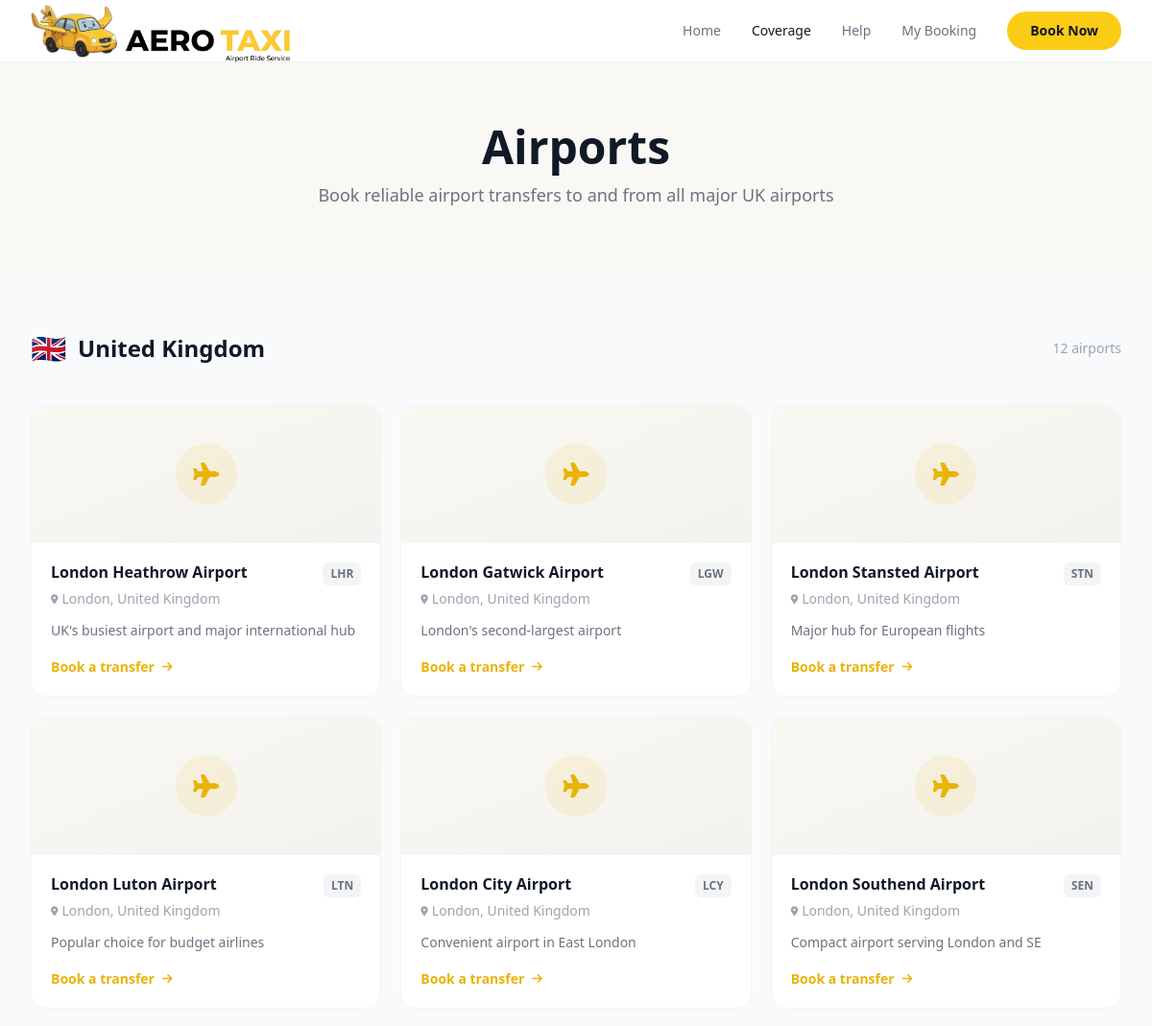
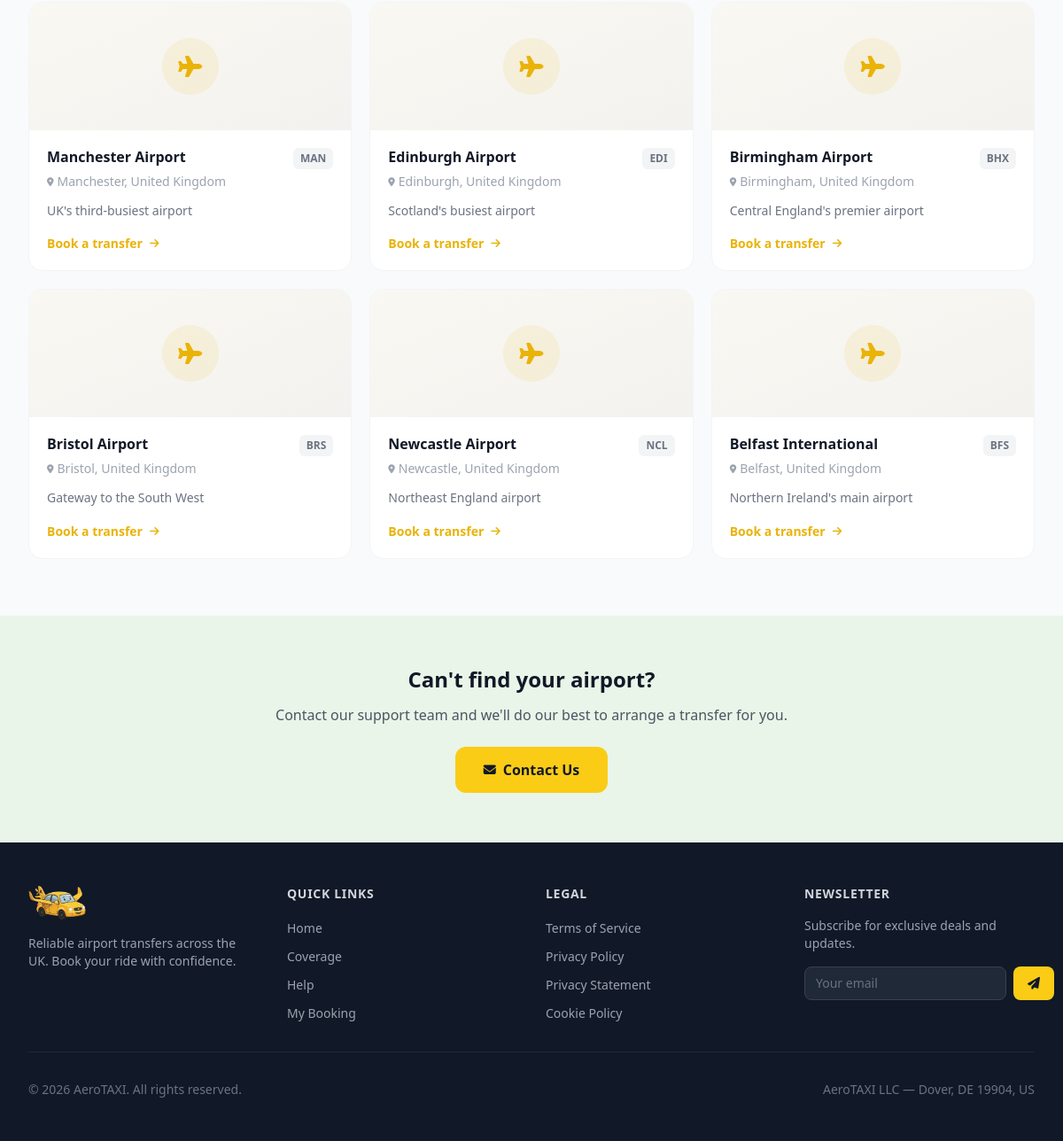
Page /coverage on the committed database (2 pictures, top to bottom).
### tables this page shows
CREATE TABLE IF NOT EXISTS airports (
  id BIGINT UNSIGNED PRIMARY KEY AUTO_INCREMENT,
  code VARCHAR(10) UNIQUE NOT NULL,
  name VARCHAR(255) NOT NULL,
  city VARCHAR(255) NOT NULL,
  country VARCHAR(255) NOT NULL,
  description TEXT,
  image VARCHAR(255),
  sort_order INT DEFAULT 0,
  created_at TIMESTAMP DEFAULT CURRENT_TIMESTAMP,
  updated_at TIMESTAMP DEFAULT CURRENT_TIMESTAMP ON UPDATE CURRENT_TIMESTAMP,
  INDEX idx_code (code),
  INDEX idx_sort_order (sort_order)
);

### public/index.php (called while the page is built, shortened)
<?php
$route = router();
$route->get('/', 'pages/home.php');
$route->get('/coverage', 'pages/coverage.php');
$route->get('/help', 'pages/help.php');
$route->get('/your-ride', 'pages/booking/check-prices.php');
$route->get('/transfer-details', 'pages/booking/transfer-details.php');
$route->post('/booking', 'actions/booking-store.php');
$route->get('/payment', 'pages/booking/payment.php');
$route->get('/booking/confirmation/{reference}', 'pages/booking/confirmation.php');
$route->get('/booking/lookup', 'pages/booking/lookup.php');
$route->post('/contact', 'actions/contact-store.php');
$route->post('/subscribe', 'actions/subscribe.php');
$route->get('/terms-of-service', 'pages/legal/terms.php');
$route->get('/legal/terms', 'pages/legal/terms.php');
$route->get('/privacy-policy', 'pages/legal/privacy-policy.php');
$route->get('/legal/privacy-policy', 'pages/legal/privacy-policy.php');
$route->get('/privacy-statement', 'pages/legal/privacy-statement.php');
$route->get('/legal/privacy-statement', 'pages/legal/privacy-statement.php');
$route->get('/cookie-policy', 'pages/legal/cookie-policy.php');
$route->get('/legal/cookie-policy', 'pages/legal/cookie-policy.php');
$route->get('/api/flight/validate', 'api/flight-validate.php');
$route->get('/api/airports/search', 'api/airports-search.php');
$route->get('/admin/login', 'admin/login.php');
$route->post('/admin/login', 'actions/admin-login.php');
$route->post('/admin/logout', 'actions/admin-logout.php');
$route->get('/admin', 'admin/stats.php');
$route->get('/admin/jobs', 'admin/dashboard.php');
$route->get('/admin/bookings', 'admin/bookings.php');
$route->get('/admin/bookings/{id}', 'admin/booking-detail.php');
$route->post('/admin/bookings/{id}/update', 'actions/booking-update.php');
$route->get('/admin/fleet', 'admin/fleet.php');
$route->get('/admin/zones-map', 'admin/zones-map.php');
$route->get('/admin/contact-messages', 'admin/contact-messages.php');
$route->post('/admin/contact-messages/{id}/mark-read', 'actions/mark-message-read.php');
$route->get('/admin/promotions', 'admin/promotions.php');
$route->post('/admin/promotions/send', 'actions/send-promotion.php');
$route->get('/admin/subscribers', 'admin/subscribers.php');
$route->get('/admin/notifications', 'api/admin-notifications.php');
$route->post('/admin/notifications/mark-read', 'actions/mark-notification-read.php');
$route->dispatch();

### core/helpers.php (called while the page is built, shortened)
<?php
function e(?string $value): string
{
    return htmlspecialchars($value ?? '', ENT_QUOTES, 'UTF-8');
}
function base_url(string $path = ''): string
{
    $scriptDir = str_replace('\\', '/', dirname($_SERVER['SCRIPT_NAME']));
    $base = rtrim($scriptDir, '/');
    return $base . '/' . ltrim($path, '/');
}
function is_current(string $path): bool
{
    $uri = parse_url($_SERVER['REQUEST_URI'] ?? '', PHP_URL_PATH) ?? '';
    $check = base_url($path);
    return $uri === $check;
}
function is_current_prefix(string $path): bool
{
    $uri = parse_url($_SERVER['REQUEST_URI'] ?? '', PHP_URL_PATH) ?? '';
    $check = base_url($path);
    return str_starts_with($uri, $check);
}
class SimpleCollection implements IteratorAggregate, Countable, ArrayAccess, JsonSerializable
{
    protected array $items;
    public function __construct(array $items = [])
    {
        $this->items = $items;
    }
    public function count(): int
    {
        return count($this->items);
    }
}
function collect(array $items = []): SimpleCollection
{
    return new SimpleCollection($items);
}

### core/database.php (called while the page is built, shortened)
<?php
$__pdo = null;
function db(): PDO
{
    global $__pdo;
    if ($__pdo === null) {
        $dsn = 'mysql:host=' . DB_HOST . ';port=' . DB_PORT . ';dbname=' . DB_DATABASE . ';charset=utf8mb4';
        $__pdo = new PDO($dsn, DB_USERNAME, DB_PASSWORD, [
            PDO::ATTR_ERRMODE            => PDO::ERRMODE_EXCEPTION,
            PDO::ATTR_DEFAULT_FETCH_MODE => PDO::FETCH_OBJ,
            PDO::ATTR_EMULATE_PREPARES   => false,
        ]);
    }
    return $__pdo;
}
function query(string $sql, array $params = []): PDOStatement
{
    $stmt = db()->prepare($sql);
    $stmt->execute($params);
    return $stmt;
}
function fetchAll(string $sql, array $params = []): SimpleCollection
{
    return collect(query($sql, $params)->fetchAll());
}
class Database
{
    public static function fetchAll(string $sql, array $params = []): SimpleCollection { return fetchAll($sql, $params); }
}

### pages/coverage.php (the view, shortened to what this page needs)
<?php
$airports = Database::fetchAll("SELECT * FROM airports ORDER BY sort_order");
?>
<?php require BASE_PATH . '/templates/layouts/header.php'; ?>
    <section class="bg-cream py-12 lg:py-16">
        <div class="max-w-6xl mx-auto px-4 sm:px-6 lg:px-8 text-center">
            <h1 class="text-3xl sm:text-4xl lg:text-5xl font-bold text-gray-900 mb-3">Airports</h1>
            <p class="text-gray-500 text-base sm:text-lg max-w-2xl mx-auto">Book reliable airport transfers to and from all major UK airports</p>
        </div>
    </section>
    <section class="py-12 lg:py-16 bg-gray-50">
        <div class="max-w-7xl mx-auto px-4 sm:px-6 lg:px-8">
            <div class="flex items-center gap-3 mb-10">
                <span class="text-3xl">🇬🇧</span>
                <h2 class="text-2xl font-bold text-gray-900">United Kingdom</h2>
                <span class="text-sm text-gray-400 ml-auto"><?= e($airports->count()) ?> airports</span>
            </div>
            <div class="grid grid-cols-1 sm:grid-cols-2 lg:grid-cols-3 xl:grid-cols-4 gap-5">
                <?php foreach ($airports as $airport): ?>
                <div class="bg-white rounded-2xl overflow-hidden border border-gray-100 hover:shadow-xl transition-all duration-300 group">
                    <div class="h-36 bg-gradient-to-br from-gray-50 to-gray-100 flex items-center justify-center p-6 relative overflow-hidden">
                        <div class="absolute inset-0 bg-primary/[0.03] group-hover:bg-primary/[0.06] transition-colors"></div>
                        <?php if ($airport->image): ?>
                        <img src="<?= e($airport->image) ?>" alt="<?= e($airport->name) ?>"
                             class="max-h-full max-w-[80%] object-contain relative z-10 group-hover:scale-110 transition-transform duration-300">
                        <?php else: ?>
                        <div class="w-16 h-16 rounded-full bg-primary/10 flex items-center justify-center relative z-10">
                            <i class="fa-solid fa-plane text-2xl text-primary"></i>
                        </div>
                        <?php endif; ?>
                    </div>
                    <div class="p-5">
                        <div class="flex items-start justify-between gap-2 mb-1">
                            <h3 class="font-bold text-gray-900 text-base leading-tight"><?= e($airport->name) ?></h3>
                            <span class="flex-shrink-0 bg-gray-100 text-gray-500 text-xs font-bold px-2 py-1 rounded-md"><?= e($airport->code) ?></span>
                        </div>
                        <p class="text-sm text-gray-400 mb-3 flex items-center gap-1">
                            <i class="fa-solid fa-location-dot text-[10px]"></i>
                            <?= e($airport->city) ?>, <?= e($airport->country) ?>
                        </p>
                        <p class="text-sm text-gray-500 leading-relaxed"><?= e($airport->description) ?></p>
                        <a href="<?= base_url('/') ?>" class="mt-4 flex items-center gap-2 text-sm font-semibold text-primary hover:text-primary/80 transition-colors group/link">
                            Book a transfer
                            <i class="fa-solid fa-arrow-right text-xs group-hover/link:translate-x-1 transition-transform"></i>
                        </a>
                    </div>
                </div>
                <?php endforeach; ?>
            </div>
        </div>
    </section>
    <section class="py-14 bg-lightgreen">
        <div class="max-w-3xl mx-auto px-4 sm:px-6 lg:px-8 text-center">
            <h2 class="text-2xl font-bold text-gray-900 mb-3">Can't find your airport?</h2>
            <p class="text-gray-600 mb-6">Contact our support team and we'll do our best to arrange a transfer for you.</p>
            <a href="<?= base_url('help') ?>#contact-us"
               class="inline-flex items-center gap-2 bg-yellow-400 hover:bg-yellow-500 text-gray-900 font-semibold rounded-xl px-8 py-3.5 transition-all hover:shadow-md active:scale-[0.98]">
                <i class="fa-solid fa-envelope text-sm"></i>
                Contact Us
            </a>
        </div>
    </section>
<?php require BASE_PATH . '/templates/layouts/footer.php'; ?>

### core/router.php (shortened to what this page needs)
<?php
class Router
{
    protected $getRoutes = [];
    public function get(string $path, string $file): self
    {
        $this->getRoutes[$path] = $file;
        return $this;
    }
    public function dispatch(): void
    {
        $uri = parse_url($_SERVER['REQUEST_URI'] ?? '/', PHP_URL_PATH) ?? '/';
        $method = $_SERVER['REQUEST_METHOD'];
        $path = $uri;
        $path = '/' . trim($path, '/');
        if ($method === 'GET' && isset($this->getRoutes[$path])) {
            $this->executeRoute($this->getRoutes[$path], $path);
            return;
        }
        exit;
    }
    protected function executeRoute(string $file, string $path, array $matches = []): void
    {
        extract($matches);
        require BASE_PATH . '/' . $file;
        exit;
    }
}

### templates/layouts/header.php (shortened to what this page needs)
<!DOCTYPE html>
<html lang="en">
<head>
    <script src="https://cdn.tailwindcss.com"></script>
    <link rel="stylesheet" href="https://cdnjs.cloudflare.com/ajax/libs/font-awesome/6.5.1/css/all.min.css">
    <link rel="stylesheet" href="<?= base_url('css/app.css') ?>">
</head>
<body class="bg-white min-h-screen flex flex-col">
    <nav class="bg-white border-b border-gray-100 sticky top-0 z-50" x-data="{ mobileMenu: false }">
        <div class="max-w-7xl mx-auto px-4 sm:px-6 lg:px-8">
            <div class="flex items-center justify-between h-16">
                <a href="<?= base_url('/') ?>" class="flex-shrink-0 flex items-center gap-0">
                    <img src="<?= base_url('images/logo.png') ?>" alt="AeroTAXI" class="h-8 sm:h-10 md:h-14 w-auto">
                    <img src="<?= base_url('images/logo2.png') ?>" alt="AeroTAXI" class="h-12 sm:h-14 md:h-20 w-auto ml-1 sm:ml-2">
                </a>
                <div class="hidden md:flex items-center gap-8">
                    <a href="<?= base_url('/') ?>" class="text-sm font-medium <?= is_current('/') ? 'text-gray-900' : 'text-gray-500 hover:text-gray-900' ?> transition">Home</a>
                    <a href="<?= base_url('coverage') ?>" class="text-sm font-medium <?= is_current('coverage') ? 'text-gray-900' : 'text-gray-500 hover:text-gray-900' ?> transition">Coverage</a>
                    <a href="<?= base_url('help') ?>" class="text-sm font-medium <?= is_current_prefix('help') ? 'text-gray-900' : 'text-gray-500 hover:text-gray-900' ?> transition">Help</a>
                    <a href="<?= base_url('booking/lookup') ?>" class="text-sm font-medium <?= is_current('booking/lookup') ? 'text-gray-900' : 'text-gray-500 hover:text-gray-900' ?> transition">My Booking</a>
                    <a href="<?= base_url('/') ?>" class="bg-yellow-400 hover:bg-yellow-500 text-gray-900 font-semibold rounded-full px-6 py-2.5 text-sm transition-all hover:shadow-md active:scale-[0.98]">Book Now</a>
                </div>
            </div>
        </div>
    </nav>
    <main class="flex-grow">

### templates/layouts/footer.php (shortened to what this page needs)
    </main>
    <footer class="bg-gray-900 text-white">
        <div class="max-w-7xl mx-auto px-4 sm:px-6 lg:px-8 py-12">
            <div class="grid grid-cols-1 md:grid-cols-4 gap-8">
                <div>
                    <img src="<?= base_url('images/logo.png') ?>" alt="AeroTAXI" class="h-10 mb-4">
                    <p class="text-gray-400 text-sm">Reliable airport transfers across the UK. Book your ride with confidence.</p>
                </div>
                <div>
                    <h3 class="text-sm font-semibold text-gray-300 uppercase tracking-wider mb-4">Quick Links</h3>
                    <ul class="space-y-2">
                        <li><a href="<?= base_url('/') ?>" class="text-gray-400 hover:text-white text-sm transition">Home</a></li>
                        <li><a href="<?= base_url('coverage') ?>" class="text-gray-400 hover:text-white text-sm transition">Coverage</a></li>
                        <li><a href="<?= base_url('help') ?>" class="text-gray-400 hover:text-white text-sm transition">Help</a></li>
                        <li><a href="<?= base_url('booking/lookup') ?>" class="text-gray-400 hover:text-white text-sm transition">My Booking</a></li>
                    </ul>
                </div>
                <div>
                    <h3 class="text-sm font-semibold text-gray-300 uppercase tracking-wider mb-4">Legal</h3>
                    <ul class="space-y-2">
                        <li><a href="<?= base_url('legal/terms') ?>" class="text-gray-400 hover:text-white text-sm transition">Terms of Service</a></li>
                        <li><a href="<?= base_url('legal/privacy-policy') ?>" class="text-gray-400 hover:text-white text-sm transition">Privacy Policy</a></li>
                        <li><a href="<?= base_url('legal/privacy-statement') ?>" class="text-gray-400 hover:text-white text-sm transition">Privacy Statement</a></li>
                        <li><a href="<?= base_url('legal/cookie-policy') ?>" class="text-gray-400 hover:text-white text-sm transition">Cookie Policy</a></li>
                    </ul>
                </div>
                <div>
                    <h3 class="text-sm font-semibold text-gray-300 uppercase tracking-wider mb-4">Newsletter</h3>
                    <p class="text-gray-400 text-sm mb-4">Subscribe for exclusive deals and updates.</p>
                    <form method="POST" action="<?= base_url('subscribe') ?>" class="flex gap-2">
                        <input type="email" name="email" placeholder="Your email" required
                               class="flex-1 bg-gray-800 text-white border border-gray-700 rounded-lg px-3 py-2 text-sm focus:outline-none focus:ring-2 focus:ring-yellow-400 placeholder-gray-500">
                        <button type="submit" class="bg-yellow-400 hover:bg-yellow-500 text-gray-900 font-semibold rounded-lg px-4 py-2 text-sm transition">
                            <i class="fas fa-paper-plane"></i>
                        </button>
                    </form>
                </div>
            </div>
            <div class="border-t border-gray-800 mt-8 pt-8 flex flex-col sm:flex-row items-center justify-between gap-4">
                <p class="text-gray-500 text-sm">&copy; <?= date('Y') ?> AeroTAXI. All rights reserved.</p>
                <div class="flex gap-4">
                    <span class="text-gray-500 text-sm">AeroTAXI LLC — Dover, DE 19904, US</span>
                </div>
            </div>
        </div>
    </footer>
</body>
</html>

### public/css/app.css (style rules this page uses)
.bg-cream { background-color: #faf8f5; }
.bg-lightgreen { background-color: #e8f5e8; }
.bg-primary\/10 { background-color: rgba(234, 179, 8, 0.1); }
.text-primary { color: #eab308; }
.bg-primary\/\[0\.03\] { background-color: rgba(234, 179, 8, 0.03); }

### rows in the picture
airports: name "London Heathrow Airport", code "LHR", city "London", country "United Kingdom", description "UK's busiest airport and major international hub"
airports: name "London Gatwick Airport", code "LGW", city "London", country "United Kingdom", description "London's second-largest airport"
airports: name "London Stansted Airport", code "STN", city "London", country "United Kingdom", description "Major hub for European flights"
airports: name "London Luton Airport", code "LTN", city "London", country "United Kingdom", description "Popular choice for budget airlines"
airports: name "London City Airport", code "LCY", city "London", country "United Kingdom", description "Convenient airport in East London"
airports: name "London Southend Airport", code "SEN", city "London", country "United Kingdom", description "Compact airport serving London and SE"
airports: name "Manchester Airport", code "MAN", city "Manchester", country "United Kingdom", description "UK's third-busiest airport"
airports: name "Edinburgh Airport", code "EDI", city "Edinburgh", country "United Kingdom", description "Scotland's busiest airport"
airports: name "Birmingham Airport", code "BHX", city "Birmingham", country "United Kingdom", description "Central England's premier airport"
airports: name "Bristol Airport", code "BRS", city "Bristol", country "United Kingdom", description "Gateway to the South West"
airports: name "Newcastle Airport", code "NCL", city "Newcastle", country "United Kingdom", description "Northeast England airport"
airports: name "Belfast International", code "BFS", city "Belfast", country "United Kingdom", description "Northern Ireland's main airport"

### other values in the picture
$airports->count() "12"
